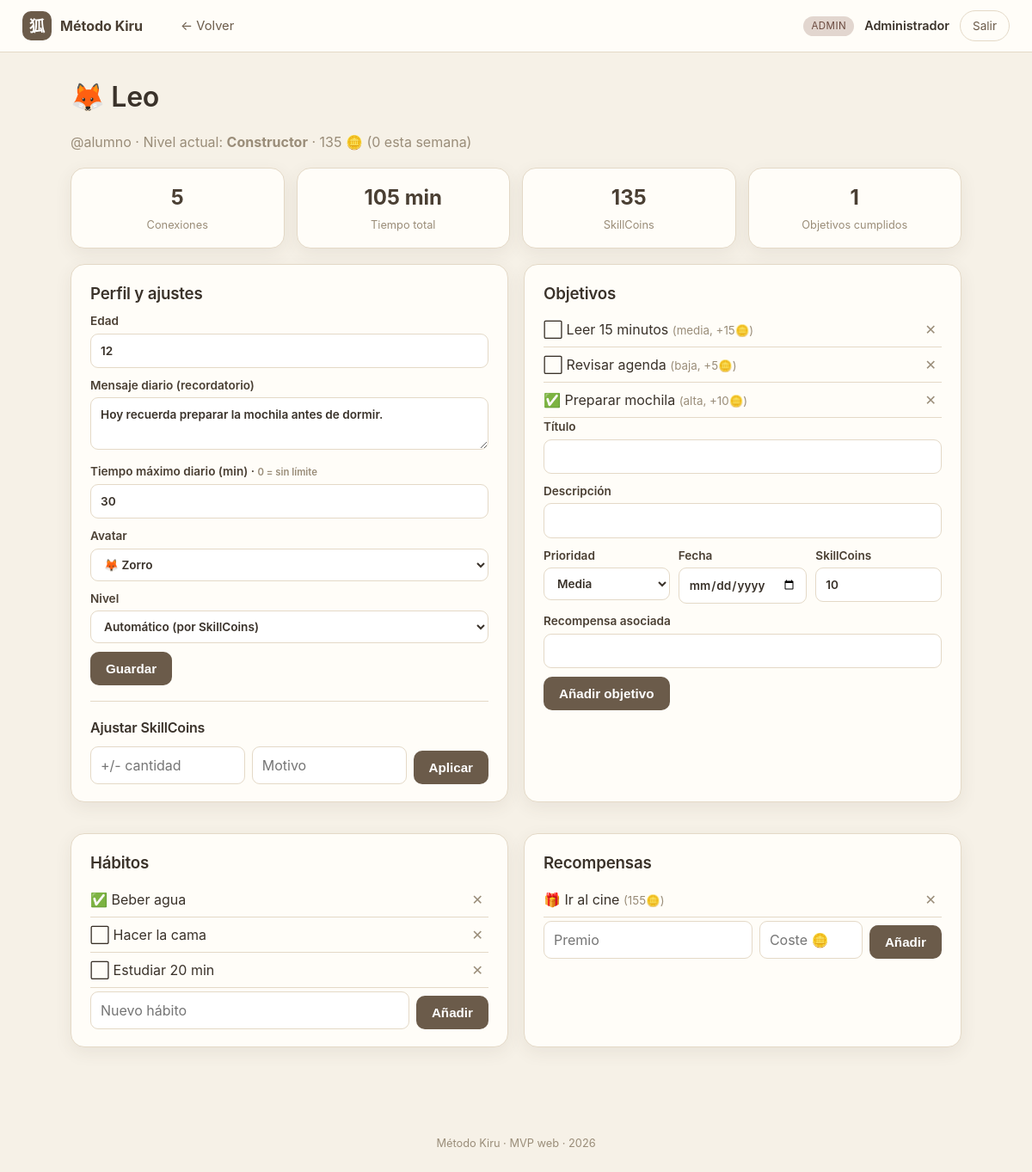
/mentor/alumno.php?id=1 (signed in), run on the app's committed database.
### tables this page shows
CREATE TABLE `usuarios` (
  `id` int(11) NOT NULL AUTO_INCREMENT,
  `username` varchar(50) NOT NULL,
  `password_hash` varchar(255) NOT NULL,
  `rol` enum('alumno','mentor','admin') NOT NULL,
  `nombre` varchar(100) NOT NULL,
  `creado_en` timestamp NOT NULL DEFAULT current_timestamp(),
  PRIMARY KEY (`id`),
  UNIQUE KEY `username` (`username`)
);

CREATE TABLE `alumnos` (
  `id` int(11) NOT NULL AUTO_INCREMENT,
  `usuario_id` int(11) NOT NULL,
  `edad` int(11) DEFAULT NULL,
  `mentor_id` int(11) DEFAULT NULL,
  `nivel_id` int(11) DEFAULT NULL,
  `avatar` varchar(40) DEFAULT 'zorro',
  `mensaje_diario` text DEFAULT NULL,
  `tiempo_maximo` int(11) DEFAULT 30,
  `ultima_conexion` datetime DEFAULT NULL,
  PRIMARY KEY (`id`),
  KEY `usuario_id` (`usuario_id`),
  CONSTRAINT `alumnos_ibfk_1` FOREIGN KEY (`usuario_id`) REFERENCES `usuarios` (`id`) ON DELETE CASCADE
);

CREATE TABLE `niveles` (
  `id` int(11) NOT NULL AUTO_INCREMENT,
  `nombre` varchar(50) NOT NULL,
  `orden` int(11) NOT NULL,
  `skillcoins_necesarias` int(11) NOT NULL DEFAULT 0,
  `mundo` varchar(30) NOT NULL,
  PRIMARY KEY (`id`)
);

CREATE TABLE `objetivos` (
  `id` int(11) NOT NULL AUTO_INCREMENT,
  `alumno_id` int(11) NOT NULL,
  `titulo` varchar(255) NOT NULL,
  `descripcion` text DEFAULT NULL,
  `prioridad` enum('baja','media','alta') DEFAULT 'media',
  `fecha` date DEFAULT NULL,
  `recompensa` varchar(255) DEFAULT NULL,
  `skillcoins` int(11) DEFAULT 0,
  `completado` tinyint(1) DEFAULT 0,
  PRIMARY KEY (`id`)
);

CREATE TABLE `habitos` (
  `id` int(11) NOT NULL AUTO_INCREMENT,
  `alumno_id` int(11) NOT NULL,
  `titulo` varchar(255) NOT NULL,
  `completado` tinyint(1) DEFAULT 0,
  `fecha` date DEFAULT NULL,
  PRIMARY KEY (`id`)
);

CREATE TABLE `recompensas` (
  `id` int(11) NOT NULL AUTO_INCREMENT,
  `alumno_id` int(11) NOT NULL,
  `titulo` varchar(255) NOT NULL,
  `costo` int(11) NOT NULL,
  `activa` tinyint(1) DEFAULT 1,
  `conseguida` tinyint(1) DEFAULT 0,
  PRIMARY KEY (`id`)
);

### includes/functions.php (called while the page is built, shortened)
<?php
require_once __DIR__ . '/../config/db.php';
function e(?string $s): string
{
    return htmlspecialchars($s ?? '', ENT_QUOTES, 'UTF-8');
}
function url(string $path = ''): string
{
    return BASE_URL . '/' . ltrim($path, '/');
}
function asset(string $path): string
{
    $full = __DIR__ . '/../' . ltrim($path, '/');
    $v = @filemtime($full) ?: 1;
    return url($path) . '?v=' . $v;
}
function current_user(): ?array
{
    $stmt = db()->prepare('SELECT * FROM usuarios WHERE id = ?');
    $stmt->execute([$_SESSION['user_id']]);
    return $stmt->fetch() ?: null;
}
function alumno_por_id(int $alumnoId): ?array
{
    $stmt = db()->prepare(
        'SELECT a.*, u.nombre, u.username
         FROM alumnos a JOIN usuarios u ON u.id = a.usuario_id
         WHERE a.id = ?'
    );
    $stmt->execute([$alumnoId]);
    return $stmt->fetch() ?: null;
}
function sc_total(int $alumnoId): int
{
    $stmt = db()->prepare('SELECT COALESCE(SUM(cantidad),0) FROM skillcoins_log WHERE alumno_id = ?');
    $stmt->execute([$alumnoId]);
    return (int) $stmt->fetchColumn();
}
function sc_semana(int $alumnoId): int
{
    $stmt = db()->prepare(
        'SELECT COALESCE(SUM(cantidad),0) FROM skillcoins_log
         WHERE alumno_id = ? AND YEARWEEK(fecha,1) = YEARWEEK(CURDATE(),1)'
    );
    $stmt->execute([$alumnoId]);
    return (int) $stmt->fetchColumn();
}
function niveles_todos(): array
{
    return db()->query('SELECT * FROM niveles ORDER BY orden')->fetchAll();
}
function nivel_actual(array $alumno): array
{
    $niveles = niveles_todos();
    $total = sc_total((int) $alumno['id']);
    $actual = $niveles[0];
    foreach ($niveles as $n) {
        if ($total >= (int) $n['skillcoins_necesarias']) {
            $actual = $n;
        }
    }
    return $actual;
}

### config/db.php (called while the page is built, shortened)
<?php
function db(): PDO
{
    static $pdo = null;
    if ($pdo === null) {
        $dsn = 'mysql:host=' . DB_HOST . ';port=' . DB_PORT . ';dbname=' . DB_NAME . ';charset=utf8mb4';
        try {
            $pdo = new PDO($dsn, DB_USER, DB_PASS, [
                PDO::ATTR_ERRMODE            => PDO::ERRMODE_EXCEPTION,
                PDO::ATTR_DEFAULT_FETCH_MODE => PDO::FETCH_ASSOC,
                PDO::ATTR_EMULATE_PREPARES   => false,
            ]);
        } catch (PDOException $e) {
            die('<h2>Error de conexión a la base de datos.</h2>'
                . '<p>¿Has ejecutado <a href="' . BASE_URL . '/install.php">install.php</a>? '
                . '¿MySQL está encendido en XAMPP?</p>'
                . '<pre>' . htmlspecialchars($e->getMessage()) . '</pre>');
        }
    }
    return $pdo;
}

### mentor/alumno.php (the view, shortened to what this page needs)
<?php
require_once __DIR__ . '/../includes/functions.php';
require_once __DIR__ . '/../includes/layout.php';
$user = require_login(['mentor', 'admin']);
$aid = (int) ($_GET['id'] ?? $_POST['alumno_id'] ?? 0);
$alumno = alumno_por_id($aid);
$volver = $user['rol'] === 'admin' ? 'admin/resumen.php' : 'mentor/dashboard.php';
$total  = sc_total($aid);
$semana = sc_semana($aid);
$nivelActual = nivel_actual($alumno);
$niveles = niveles_todos();
$objetivos = db()->prepare('SELECT * FROM objetivos WHERE alumno_id=? ORDER BY completado, id');
$objetivos->execute([$aid]);
$objetivos = $objetivos->fetchAll();
$habitos = db()->prepare('SELECT * FROM habitos WHERE alumno_id=? ORDER BY id');
$habitos->execute([$aid]);
$habitos = $habitos->fetchAll();
$recompensas = db()->prepare('SELECT * FROM recompensas WHERE alumno_id=? ORDER BY conseguida, costo');
$recompensas->execute([$aid]);
$recompensas = $recompensas->fetchAll();
$conexiones = (int) db()->query("SELECT COUNT(*) FROM conexiones WHERE alumno_id=$aid")->fetchColumn();
$minTotal   = (int) db()->query("SELECT COALESCE(SUM(minutos),0) FROM uso_diario WHERE alumno_id=$aid")->fetchColumn();
$objOk      = (int) db()->query("SELECT COUNT(*) FROM objetivos WHERE alumno_id=$aid AND completado=1")->fetchColumn();
$avatares = ['zorro' => '🦊', 'buho' => '🦉', 'lobo' => '🐺', 'dragon' => '🐉', 'tigre' => '🐯', 'aguila' => '🦅'];
render_header('Perfil de ' . $alumno['nombre'], 'panel', '', [['← Volver', $volver, false]]);
?>
<div class="page-head">
    <h1><?= $avatares[$alumno['avatar']] ?? '🦊' ?> <?= e($alumno['nombre']) ?></h1>
    <p class="muted">@<?= e($alumno['username']) ?> · Nivel actual: <strong><?= e($nivelActual['nombre']) ?></strong>
        · <?= $total ?> 🪙 (<?= $semana ?> esta semana)</p>
</div>
<div class="stat-row">
    <div class="stat-card"><span class="stat-num"><?= $conexiones ?></span><span>Conexiones</span></div>
    <div class="stat-card"><span class="stat-num"><?= $minTotal ?> min</span><span>Tiempo total</span></div>
    <div class="stat-card"><span class="stat-num"><?= $total ?></span><span>SkillCoins</span></div>
    <div class="stat-card"><span class="stat-num"><?= $objOk ?></span><span>Objetivos cumplidos</span></div>
</div>
<div class="grid-2">
    <div class="card">
        <h3>Perfil y ajustes</h3>
        <form method="post" class="form">
            <label>Edad <input type="number" name="edad" value="<?= (int)$alumno['edad'] ?>" min="5" max="18"></label>
            <label>Mensaje diario (recordatorio)
                <textarea name="mensaje_diario" rows="2"><?= e($alumno['mensaje_diario']) ?></textarea>
            </label>
            <label>Tiempo máximo diario (min) · <small class="muted">0 = sin límite</small>
                <input type="number" name="tiempo_maximo" value="<?= (int)$alumno['tiempo_maximo'] ?>" min="0" max="240">
            </label>
            <label>Avatar
                <select name="avatar">
                    <?php foreach ($avatares as $k => $emo): ?>
                        <option value="<?= $k ?>" <?= $alumno['avatar'] === $k ? 'selected' : '' ?>><?= $emo ?> <?= ucfirst($k) ?></option>
                    <?php endforeach; ?>
                </select>
            </label>
            <label>Nivel
                <select name="nivel_id">
                    <option value="">Automático (por SkillCoins)</option>
                </select>
            </label>
            <button class="btn">Guardar</button>
        </form>
        <hr>
        <h4>Ajustar SkillCoins</h4>
        <form method="post" class="form-inline">
            <input type="number" name="cantidad" placeholder="+/- cantidad" required>
            <input type="text" name="motivo" placeholder="Motivo">
            <button class="btn-sm">Aplicar</button>
        </form>
    </div>
    <div class="card">
        <h3>Objetivos</h3>
        <ul class="editlist">
            <?php foreach ($objetivos as $o): ?>
                <li>
                    <span><?= $o['completado'] ? '✅' : '⬜' ?> <?= e($o['titulo']) ?>
                        <small class="muted">(<?= e($o['prioridad']) ?>, +<?= (int)$o['skillcoins'] ?>🪙)</small></span>
                    <form method="post" class="inline"><input type="hidden" name="accion" value="del_objetivo">
                        <button class="btn-x" title="Eliminar">✕</button></form>
                </li>
            <?php endforeach; ?>
        </ul>
        <form method="post" class="form">
            <label>Título <input type="text" name="titulo" required></label>
            <label>Descripción <input type="text" name="descripcion"></label>
            <div class="row">
                <label>Prioridad
                    <select name="prioridad"><option value="alta">Alta</option><option value="media" selected>Media</option><option value="baja">Baja</option></select>
                </label>
                <label>Fecha <input type="date" name="fecha"></label>
                <label>SkillCoins <input type="number" name="skillcoins" value="10" min="0"></label>
            </div>
            <label>Recompensa asociada <input type="text" name="recompensa"></label>
            <button class="btn-sm">Añadir objetivo</button>
        </form>
    </div>
    <div class="card">
        <h3>Hábitos</h3>
        <ul class="editlist">
            <?php foreach ($habitos as $h): ?>
                <li>
                    <span><?= $h['completado'] ? '✅' : '⬜' ?> <?= e($h['titulo']) ?></span>
                    <form method="post" class="inline"><input type="hidden" name="accion" value="del_habito">
                        <button class="btn-x">✕</button></form>
                </li>
            <?php endforeach; ?>
        </ul>
        <form method="post" class="form-inline">
            <input type="text" name="titulo" placeholder="Nuevo hábito" required>
            <button class="btn-sm">Añadir</button>
        </form>
    </div>
    <div class="card">
        <h3>Recompensas</h3>
        <ul class="editlist">
            <?php foreach ($recompensas as $r): ?>
                <li>
                    <span>🎁 <?= e($r['titulo']) ?> <small class="muted">(<?= (int)$r['costo'] ?>🪙)</small>
                        <?= $r['conseguida'] ? '<span class="tag">conseguida</span>' : '' ?></span>
                    <form method="post" class="inline"><input type="hidden" name="accion" value="del_recompensa">
                        <button class="btn-x">✕</button></form>
                </li>
            <?php endforeach; ?>
        </ul>
        <form method="post" class="form-inline">
            <input type="text" name="titulo" placeholder="Premio" required>
            <input type="number" name="costo" placeholder="Coste 🪙" required style="max-width:120px">
            <button class="btn-sm">Añadir</button>
        </form>
    </div>
</div>
<?php render_footer(); ?>

### includes/layout.php (shortened to what this page needs)
<?php
require_once __DIR__ . '/functions.php';
function render_header(string $titulo, string $tema = 'panel', string $mundo = '', ?array $nav = null): void
{
    $user = current_user();
    $bodyClass = $tema === 'alumno' ? 'tema-alumno mundo-' . $mundo : 'tema-panel';
    ?>
<!DOCTYPE html>
<html lang="es">
<head>
    <link rel="stylesheet" href="<?= asset('assets/css/style.css') ?>">
</head>
<body class="<?= e($bodyClass) ?>">
<header class="topbar">
    <div class="brand">
        <span class="brand-mark">狐</span>
        <span class="brand-name"><?= e(APP_NAME) ?></span>
    </div>
    <?php if ($nav): ?>
    <nav class="mainnav">
        <?php foreach ($nav as $item): ?>
            <a href="<?= url($item[1]) ?>" class="<?= !empty($item[2]) ? 'active' : '' ?>"><?= e($item[0]) ?></a>
        <?php endforeach; ?>
    </nav>
    <?php endif; ?>
    <?php if ($user): ?>
    <div class="topbar-user">
        <span class="rolechip rol-<?= e($user['rol']) ?>"><?= e(ucfirst($user['rol'])) ?></span>
        <span class="uname"><?= e($user['nombre']) ?></span>
        <a class="btn-logout" href="<?= url('logout.php') ?>">Salir</a>
    </div>
    <?php endif; ?>
</header>
<main class="wrap">
<?php
}
function render_footer(): void
{
    ?>
</main>
<footer class="foot">Método Kiru · MVP web · <?= date('Y') ?></footer>
</body>
</html>
<?php
}

### data on the page
usuarios: rol "ADMIN", nombre "Administrador"
alumnos: avatar "🦊", usuario.nombre "Leo", usuario.username "alumno", edad "12", mensaje_diario "Hoy recuerda preparar la mochila antes de dormir.", tiempo_maximo "30", avatar "🦊 Zorro"
niveles: nombre "Constructor"
objetivos: titulo "Leer 15 minutos", prioridad "media", skillcoins "15"
objetivos: titulo "Revisar agenda", prioridad "baja", skillcoins "5"
objetivos: titulo "Preparar mochila", prioridad "alta", skillcoins "10"
habitos: titulo "Beber agua"
habitos: titulo "Hacer la cama"
habitos: titulo "Estudiar 20 min"
recompensas: titulo "Ir al cine", costo "155"

### other printed values
APP_NAME "Método Kiru"
$item[0] "← Volver"
$total "135"
$semana "0"
$conexiones "5"
$minTotal "105"
$objOk "1"
